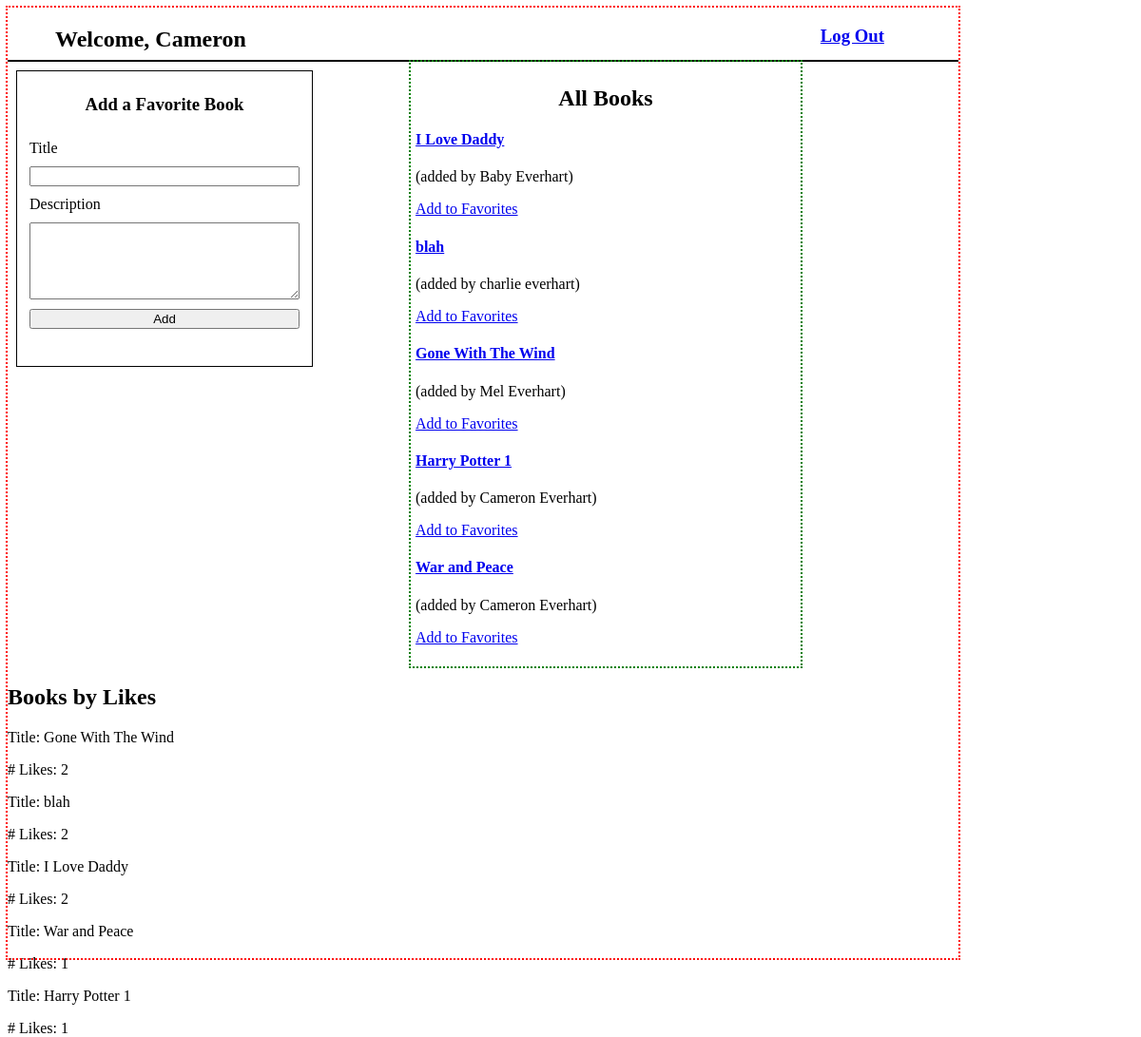
The app's page /books (signed in) with its own data.
### userbookapp/models.py (models this page shows, shortened)
class User(models.Model):
    fname = models.CharField(max_length=25)
    lname = models.CharField(max_length=30)
    email = models.EmailField()
    password = models.CharField(max_length=50)
    created_at = models.DateTimeField(auto_now_add=True)
    updated_at = models.DateTimeField(auto_now=True)
    objects = UserManager()

class Book(models.Model):
    title = models.CharField(max_length=100)
    desc = models.TextField()
    created_at = models.DateTimeField(auto_now_add=True)
    updated_at = models.DateTimeField(auto_now=True)
    uploaded_by = models.ForeignKey(User, related_name="books_uploaded", on_delete=models.CASCADE)
    users_who_fav = models.ManyToManyField(User, related_name="fav_books")
    objects = BookManager()

### userbookapp/views.py (the view)
# urls.py: path('books', views.books),
def books(request):
    if not request.session['user_id']:
        return redirect('/')
    listlikes = Book.objects.filter().annotate(num_likes=Count('users_who_fav')).order_by('-num_likes')
    context = {
        'all_books': Book.objects.all().order_by('-created_at'),
        'this_user': User.objects.get(id=request.session['user_id']),
        'likes_per_book': listlikes,
    }
    return render(request, "bookWall.html", context)

### userbookapp/templates/bookWall.html (shortened to what this page needs)
<!DOCTYPE html>
<html lang="en">
<head>
    {% load static %}
    <link rel="stylesheet" href={% static 'css/bookStylez.css' %}>
</head>
<body>
    <div id="container">
        <div class="header">
            <h2>Welcome, {{request.session.name}}</h2>
            <h3><a href="/logout">Log Out</a></h3>
        </div>
        <div class="addbook">
            <h3>Add a Favorite Book</h3>
            <form action="/addBook" method="post">
                <label for="title">Title</label>
                <input type="text" name="title">
                <label for="desc">Description</label>
                <textarea name="desc" cols="20" rows="5"></textarea>
                <input type="submit" value="Add">
            </form>
        </div>
        <div class="booklist">
            <h2>All Books</h2>
            {% for book in all_books %}
                <h4><a href="/books/{{book.id}}">{{book.title}}</a></h4>
                <p>(added by {{book.uploaded_by.fname}} {{book.uploaded_by.lname}})</p>
                {% if this_user in book.users_who_fav.all %}
                    <p>This is one of your favorites</p>
                {% else %}
                    <p><a href="/addFavorite/{{book.id}}">Add to Favorites</a></p>
                {% endif %}
            {% endfor %}
        </div>
        <div class="booksbylike">
            <h2>Books by Likes</h2>
            {% for l in likes_per_book %}
            <p>Title: {{l.title}}</p>
            <p># Likes: {{l.users_who_fav.count}}</p>
            {% endfor %}
        </div>
    </div>
</body>
</html>

### userbookapp/static/css/bookStylez.css (style rules this page uses)
#container { height: 1000px; width: 1000px; outline: dotted red 2px; }
.header { border-bottom: solid black 2px; height: 50px; width: 100%; padding-bottom: 5px; }
.header h2 { display: inline-block; text-align: left; vertical-align: middle; margin-left: 5%; }
.header h3 { display: inline-block; text-align: right; vertical-align: top; margin-left: 60%; }
.addbook { width: 30%; height: 300px; padding: 5px; margin-top: 1%; margin-left: 10px; display: inline-block; outline: solid black 1px; vertical-align: top; }
.addbook h3 { text-align: center; }
.addbook form { position: relative; padding: .5em; margin: 0 auto; box-sizing: border-box; display: grid; grid-gap: 10px; overflow: hidden; }
.addbook input { display: inline-block; }
.booklist { text-align: left; width: 40%; display: inline-block; padding: 5px; margin-left: 10%; outline: dotted green 2px; }
.booklist h2 { text-align: center; }

### records on screen
User: session.name "Cameron"
Book: title "I Love Daddy", uploaded_by.fname "Baby", uploaded_by.lname "Everhart", users_who_fav.count "2"
Book: title "blah", uploaded_by.fname "charlie", uploaded_by.lname "everhart", users_who_fav.count "2"
Book: title "Gone With The Wind", uploaded_by.fname "Mel", uploaded_by.lname "Everhart", users_who_fav.count "2"
Book: title "Harry Potter 1", uploaded_by.fname "Cameron", uploaded_by.lname "Everhart", users_who_fav.count "1"
Book: title "War and Peace", uploaded_by.fname "Cameron", uploaded_by.lname "Everhart", users_who_fav.count "1"
